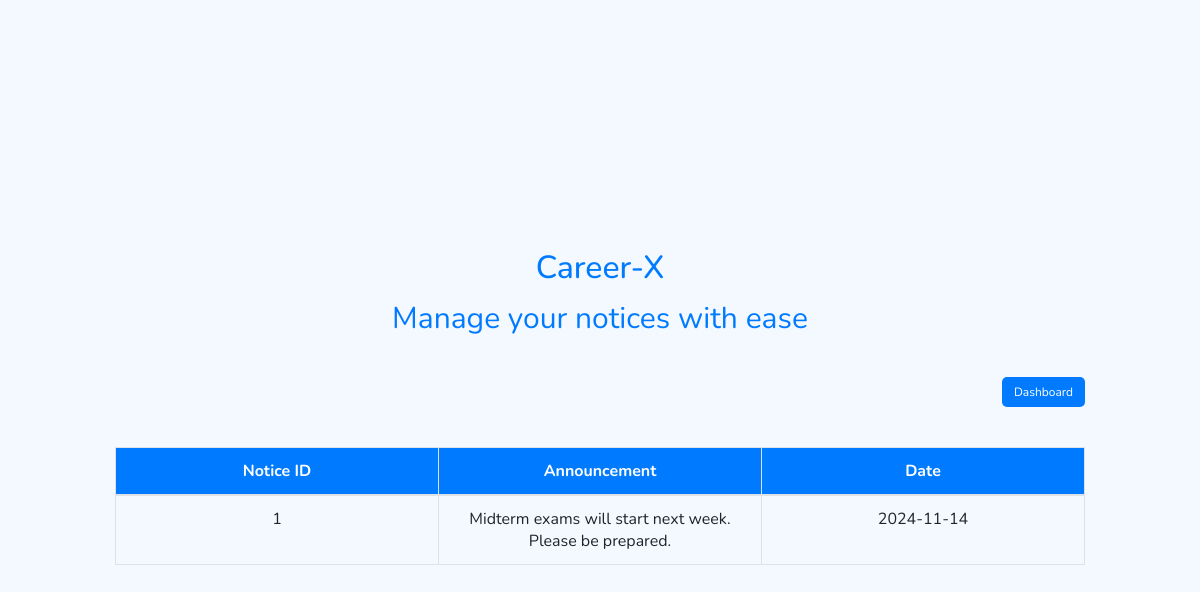
The page /view-notices/ (signed in) on the database its author committed.
### home/models.py (models this page shows, shortened)
class Notice(models.Model):
    notice_id = models.AutoField(primary_key=True)
    announcement_text = models.TextField(default="Announcement text not provided")
    created_by = models.ForeignKey(
        Admin, on_delete=models.SET_NULL, null=True, blank=True
    )
    recipient = models.ForeignKey(
        Student, to_field='student_id', on_delete=models.CASCADE, default=1
    )  #reference `student_id`
    date_created = models.DateTimeField(auto_now_add=True)

### home/views.py (the view)
# urls.py: path('view-notices/', views.view_notices, name='view_notices'),
@login_required
def view_notices(request):
    notices = Notice.objects.all()
    user_type = request.session.get('user_type', None)
    can_manage_notices = user_type == 'admin'
    return render(request, 'view_notices.html', {'notices': notices, 'can_manage_notices': can_manage_notices})

### home/templates/view_notices.html (shortened to what this page needs)
{% load static %}
<html>
<link rel="stylesheet" href="https://stackpath.bootstrapcdn.com/bootstrap/4.3.1/css/bootstrap.min.css">
<body>
    <section class="vh-100">
        <div class="container-fluid">
            <div class="row d-flex justify-content-center align-items-center h-100">
                <div class="col-md-12 col-lg-10 col-xl-10">
                    <div class="header">
                        <h2>Career-X</h2>
                        <p>Manage your notices with ease</p>
                    </div>
                    <div class="d-flex justify-content-between align-items-center">
                        <div class="button-container">
                            <a href="{% url 'dashboard' %}">
                                <button class="btn btn-secondary btn-custom">Dashboard</button>
                            </a>
                        </div>
                    </div>
                    <div class="table-container">
                        <table class="table table-bordered">
                            <thead>
                                <tr>
                                    <th>Notice ID</th>
                                    <th>Announcement</th>
                                    <th>Date</th>
                                </tr>
                            </thead>
                            <tbody>
                                {% for notice in notices %}
                                <tr>
                                    <td>{{ notice.notice_id }}</td>
                                    <td>{{ notice.announcement_text }}</td>
                                    <td>{{ notice.date_created|date:"Y-m-d" }}</td>
                                </tr>
                                {% empty %}
                                <tr>
                                    <td colspan="{% if can_manage_notices %}4{% else %}3{% endif %}">No notices available.</td>
                                </tr>
                                {% endfor %}
                            </tbody>
                        </table>
                    </div>
                </div>
            </div>
        </div>
    </section>
</body>
</html>

### home/templates/view_notices.html (style rules this page uses)
* { margin: 0; padding: 0; font-family: 'Nunito', sans-serif; box-sizing: border-box; }
body { background-color: #f4f8ff; }
.btn-custom { font-size: 12px; width: 100%; margin-bottom: 10px; background-color: #007bff; color: white; border: none; border-radius: 5px; }
.table-container { margin-top: 30px; }
table { width: 100%; table-layout: fixed; }
thead { background-color: #007bff; color: white; }
th, td { padding: 10px; text-align: center; }
.header { padding-top: 30px; text-align: center; font-size: 30px; color: #007bff; }
.button-container { display: flex; justify-content: flex-end; margin-top: 20px; gap: 20px; }

### rows shown on the page
Notice: notice_id "1", announcement_text "Midterm exams will start next week. Please be prepared.", date_created "2024-11-14"
